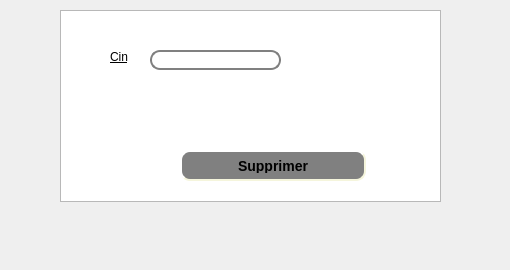
      <widget class="QWidget" name="tab_3">
       <attribute name="title">
        <string>Supprimer un employe</string>
       </attribute>
       <widget class="QTableView" name="tabemploye_5">
        <property name="geometry">
         <rect>
          <x>60</x>
          <y>10</y>
          <width>381</width>
          <height>192</height>
         </rect>
        </property>
       </widget>
       <widget class="QLineEdit" name="lineEdit_id_19">
        <property name="geometry">
         <rect>
          <x>150</x>
          <y>50</y>
          <width>131</width>
          <height>20</height>
         </rect>
        </property>
        <property name="styleSheet">
         <string notr="true">QLineEdit {
    border: 2px solid gray;
    border-radius: 10px;
    padding: 0 8px;
    background: white;
    selection-background-color: darkgray;
}</string>
        </property>
       </widget>
       <widget class="QPushButton" name="pb_ajouter_7">
        <property name="geometry">
         <rect>
          <x>180</x>
          <y>150</y>
          <width>186</width>
          <height>31</height>
         </rect>
        </property>
        <property name="styleSheet">
         <string notr="true">QPushButton#pb_ajouter_7 {
    background-color: grey;
    border-style: outset;
    border-width: 2px;
    border-radius: 10px;
    border-color: beige;
    font: bold 14px;
    min-width: 10em;
    padding: 6px;
}
</string>
        </property>
        <property name="text">
         <string>Supprimer</string>
        </property>
       </widget>
       <widget class="QLabel" name="label_28">
        <property name="geometry">
         <rect>
          <x>110</x>
          <y>50</y>
          <width>47</width>
          <height>13</height>
         </rect>
        </property>
        <property name="styleSheet">
         <string notr="true">font: 12pt &quot;Andalus&quot;;
text-decoration: underline;</string>
        </property>
        <property name="text">
         <string>Cin</string>
        </property>
       </widget>
       <widget class="QLabel" name="label_6">
        <property name="geometry">
         <rect>
          <x>-4</x>
          <y>0</y>
          <width>501</width>
          <height>261</height>
         </rect>
        </property>
        <property name="styleSheet">
         <string notr="true">background-image: url(:/bg.jpg);</string>
        </property>
        <property name="text">
         <string/>
        </property>
        <property name="pixmap">
         <pixmap>../60342173_2276972439287605_1529191567795945472_n.jpg</pixmap>
        </property>
       </widget>
       <zorder>label_6</zorder>
       <zorder>tabemploye_5</zorder>
       <zorder>lineEdit_id_19</zorder>
       <zorder>pb_ajouter_7</zorder>
       <zorder>label_28</zorder>
      </widget>
